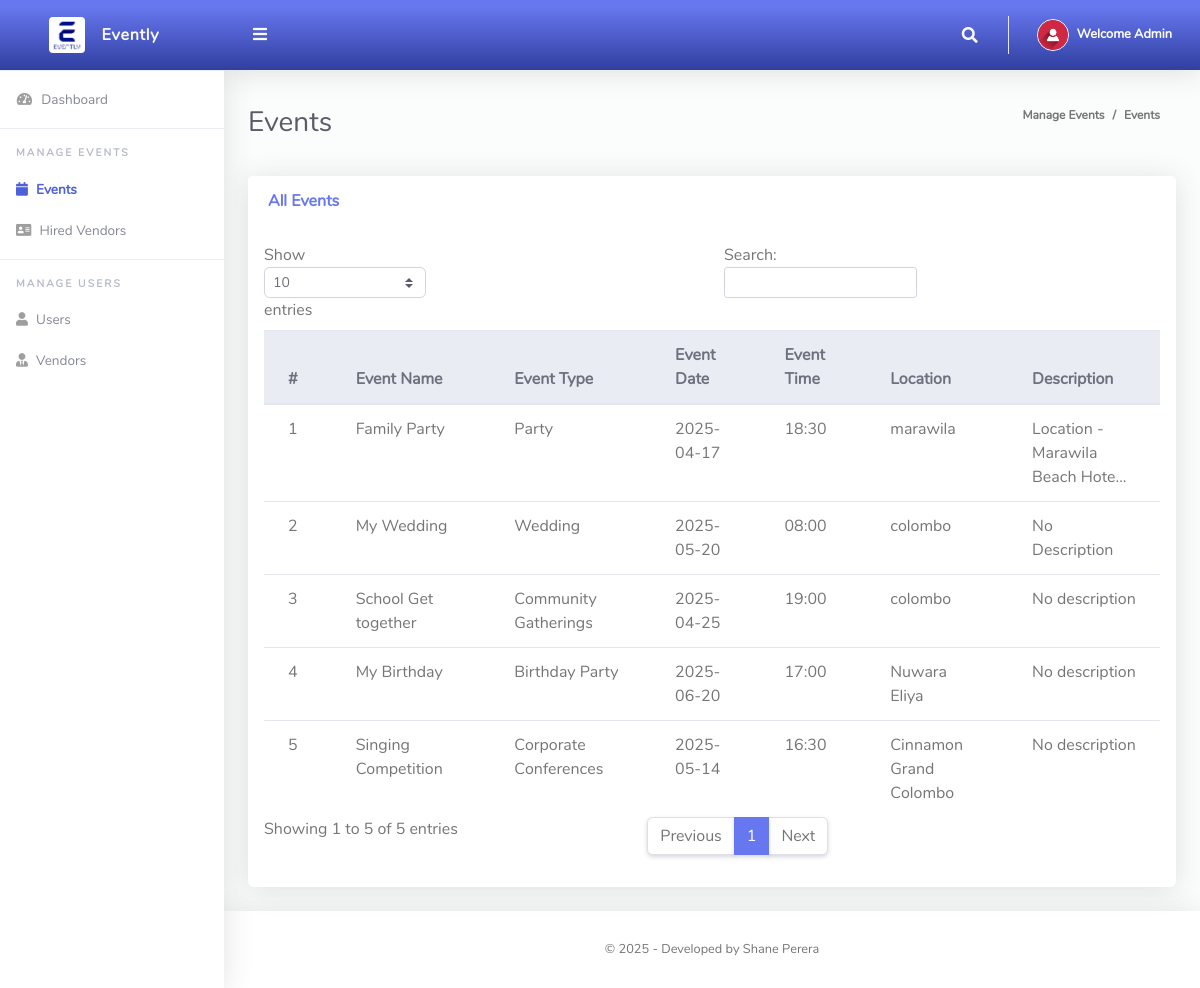
The page /Admin/AllEvents.php (signed in) on the database its author committed.
### tables this page shows
CREATE TABLE `allusers` (
  `ID` int(200) NOT NULL,
  `Firstname` varchar(200) NOT NULL,
  `Lastname` varchar(200) NOT NULL,
  `Email` varchar(200) NOT NULL,
  `Phone` int(200) NOT NULL,
  `ProfilePic` varchar(200) NOT NULL,
  `Address` varchar(200) NOT NULL,
  `Postalcode` int(200) NOT NULL,
  `Vendortype` varchar(200) NOT NULL,
  `Userrole` varchar(200) NOT NULL,
  `Password` varchar(200) NOT NULL
);

CREATE TABLE `events` (
  `ID` int(200) NOT NULL,
  `Eventname` varchar(200) NOT NULL,
  `Eventtype` varchar(200) NOT NULL,
  `EventDate` date NOT NULL,
  `EventTime` varchar(200) NOT NULL,
  `Location` varchar(200) NOT NULL,
  `Description` varchar(500) NOT NULL,
  `UserID` int(200) NOT NULL,
  `EventCreated` varchar(200) NOT NULL
);

### Admin/AllEvents.php (the view, shortened to what this page needs)
<?php
include '../Includes/dbcon.php';
?>
<!DOCTYPE html>
<html lang="en">
<head>
  <link href="../vendor/fontawesome-free/css/all.min.css" rel="stylesheet" type="text/css">
  <link href="../vendor/bootstrap/css/bootstrap.min.css" rel="stylesheet" type="text/css">
  <link href="css/ruang-admin.min.css" rel="stylesheet">
</head>
<body id="page-top">
  <div id="wrapper">
      <?php include "Includes/sidebar.php";?>
    <div id="content-wrapper" class="d-flex flex-column">
      <div id="content">
       <?php include "Includes/topbar.php";?>
        <div class="container-fluid" id="container-wrapper">
          <div class="d-sm-flex align-items-center justify-content-between mb-4">
            <h1 class="h3 mb-0 text-gray-800">Events</h1>
            <ol class="breadcrumb">
              <li class="breadcrumb-item">Manage Events</li>
              <li class="breadcrumb-item active" aria-current="page">Events</li>
            </ol>
          </div>
          <div class="row">
            <div class="col-lg-12">
                 <div class="row">
              <div class="col-lg-12">
              <div class="card mb-4">
                <div class="card-header py-3 d-flex flex-row align-items-center justify-content-between">
                  <h6 class="m-0 font-weight-bold text-primary">All Events</h6>
                </div>
                <div class="table-responsive p-3">
                  <table class="table align-items-center table-flush table-hover" id="dataTableHover">
                    <thead class="thead-light">
                      <tr>
                        <th>#</th>
                        <th>Event Name</th>
                        <th>Event Type</th>
                        <th>Event Date</th>
                        <th>Event Time</th>
                        <th>Location</th>
                        <th>Description</th>
                      </tr>
                    </thead>
                    <tbody>
                  <?php
                      $query = "SELECT * FROM events";
                      $rs = $conn->query($query);
                      $num = $rs->num_rows;
                      $sn=0;
                      if($num > 0)
                      {
                        while ($rows = $rs->fetch_assoc())
                          {
                             $sn = $sn + 1;
							$Description = strlen($rows['Description']) > 30 ? substr($rows['Description'], 0, 30) . "..." : $rows['Description'];
                            echo"
                              <tr onclick=\"window.location='Eventview.php?ID=" . $rows['ID'] . "'\" style='cursor:pointer;'>
                                <td>".$sn."</td>
                                <td>".$rows['Eventname']."</td>
                                <td>".$rows['Eventtype']."</td>
                                <td>".$rows['EventDate']."</td>
                                <td>".$rows['EventTime']."</td>
                                <td>".$rows['Location']."</td>
                                <td>".$Description."</td>
                              </tr>";
                          }
                      }
                      else
                      {
                           echo
                           "<div class='alert alert-danger' role='alert'>
                            No Record Found!
                            </div>";
                      }
                      ?>
                    </tbody>
                  </table>
                </div>
              </div>
            </div>
            </div>
          </div>
        </div>
      </div>
       <?php include "Includes/footer.php";?>
    </div>
  </div>
</body>
</html>

### Admin/Includes/topbar.php (shortened to what this page needs)
<?php
  $query = "SELECT * FROM allusers WHERE ID = ".$_SESSION['userId']."";
  $rs = $conn->query($query);
  $rows = $rs->fetch_assoc();
  $fullName = $rows['Firstname']." ".$rows['Lastname'];
?>
<nav class="navbar navbar-expand navbar-light bg-gradient-primary topbar mb-4 static-top">
          <button id="sidebarToggleTop" class="btn btn-link rounded-circle mr-3">
            <i class="fa fa-bars"></i>
          </button>
          <ul class="navbar-nav ml-auto">
            <li class="nav-item dropdown no-arrow">
              <a class="nav-link dropdown-toggle" href="#" id="searchDropdown" role="button" data-toggle="dropdown"
                aria-haspopup="true" aria-expanded="false">
                <i class="fas fa-search fa-fw"></i>
              </a>
            </li>
            <li class="nav-item dropdown no-arrow">
              <a class="nav-link dropdown-toggle" href="#" id="userDropdown" role="button" data-toggle="dropdown"
                aria-haspopup="true" aria-expanded="false">
                <img class="img-profile rounded-circle" src="img/user-icn.png" style="max-width: 60px">
                <span class="ml-2 d-none d-lg-inline text-white small"><b>Welcome <?php echo $fullName;?></b></span>
              </a>
            </li>
          </ul>
        </nav>

### rows shown on the page
allusers: fullName "Admin"
events: Eventname "Family Party", Eventtype "Party", EventDate "2025-04-17", EventTime "18:30", Location "marawila", Description "Location - Marawila Beach Hote..."
events: Eventname "My Wedding", Eventtype "Wedding", EventDate "2025-05-20", EventTime "08:00", Location "colombo", Description "No Description"
events: Eventname "School Get together", Eventtype "Community Gatherings", EventDate "2025-04-25", EventTime "19:00", Location "colombo", Description "No description"
events: Eventname "My Birthday", Eventtype "Birthday Party", EventDate "2025-06-20", EventTime "17:00", Location "Nuwara Eliya", Description "No description"
events: Eventname "Singing Competition", Eventtype "Corporate Conferences", EventDate "2025-05-14", EventTime "16:30", Location "Cinnamon Grand Colombo", Description "No description"
